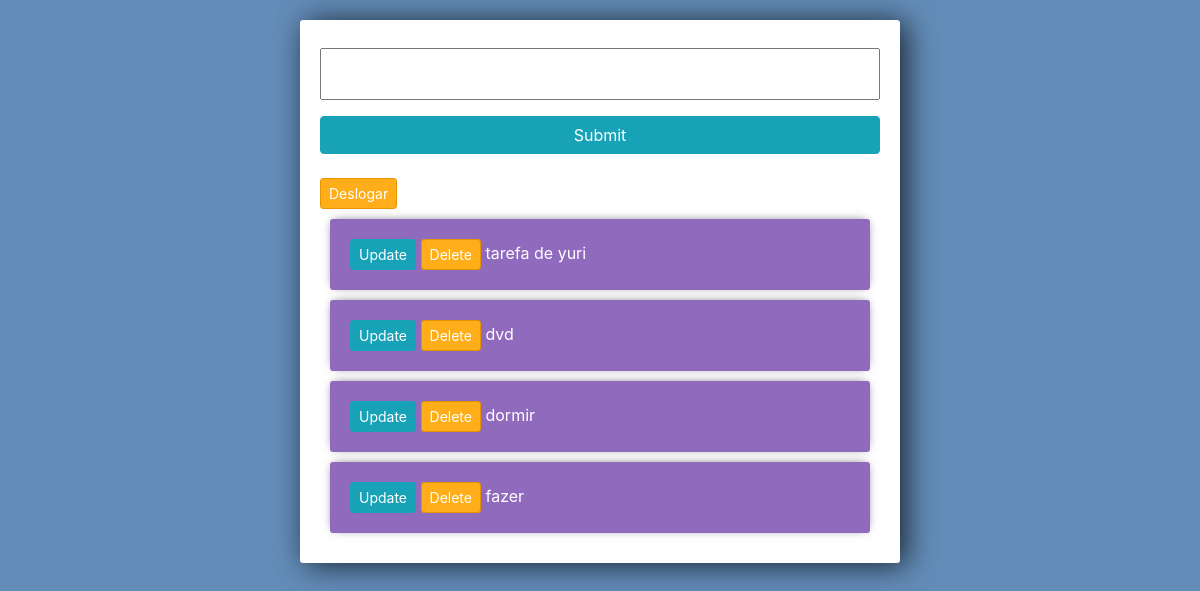
The app's page / (signed in), older data.
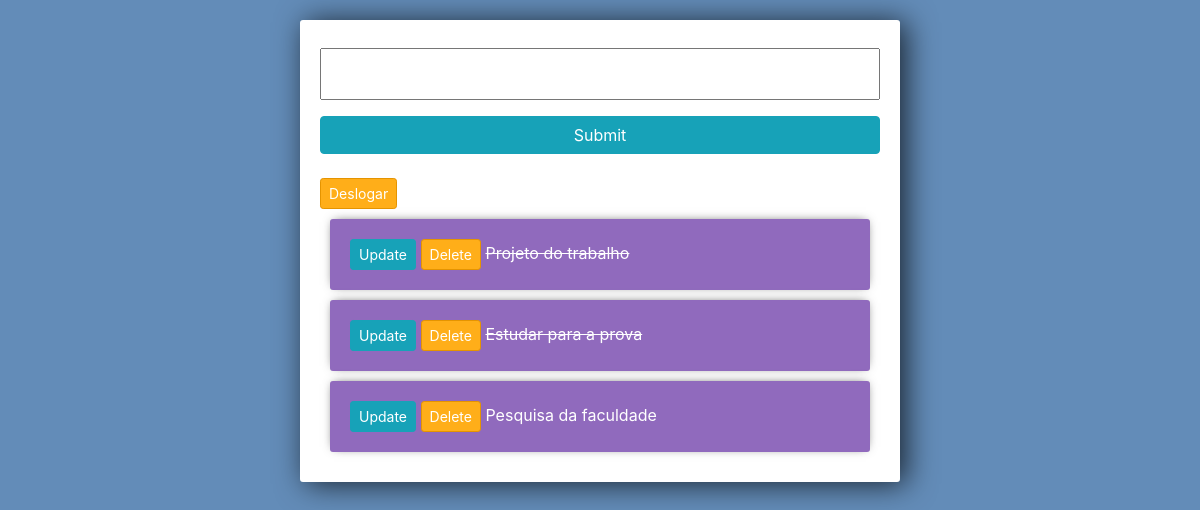
The same page, newer data.
### tasks/models.py (models this page shows)
class Task(models.Model):
    title = models.CharField(max_length=200)
    complete = models.BooleanField(default=False)
    created= models.DateTimeField(auto_now_add=True)
    creator = models.ForeignKey(USER, on_delete=models.CASCADE, null=True, blank=True)
    def __str__(self) -> str:
      return self.title

### tasks/views.py (the view, shortened to what this page needs)
# urls.py: path('', views.index, name="list"),
@login_required
def index (request):
    tasks = Task.objects.filter(creator=request.user)
    form =Taskform()
    context = {'tasks':tasks, 'form':form}
    return render(request, 'tasks/list.html', context)

### tasks/forms.py
class Taskform(forms.ModelForm):
    class Meta:
        model = Task
        fields = ['title', 'complete',]
    def __init__(self,*args,**kwargs) -> None:
        super().__init__(*args,**kwargs)
        self.fields['title'].label='title'

### tasks/templates/tasks/list.html (shortened to what this page needs)
{% load static %}
<link rel="stylesheet" href="https://stackpath.bootstrapcdn.com/bootstrap/4.3.1/css/bootstrap.min.css">
<link rel="stylesheet" href="{% static 'index.css' %}">
<div class="center-column">
<form method="POST" action="/">
    {{form.title}}
    <input class="btn btn-info" type="submit" name="create task">
</form>
<a class="btn btn-sm btn-danger" href="{% url 'logout' %}  ">  Deslogar</a>
 {% for task in tasks %}
    <div class="item-row">
        <a class="btn btn-sm btn-info" href="{% url 'update_task' task.id %}  ">  Update </a>
        <a class="btn btn-sm btn-danger" href="{% url 'delete' task.id %}">  Delete</a>
        {% if task.complete == True %}
        <strike>{{task}}</strike>
        {% else %}
        <span>{{task}}</span>
        {% endif %}
    </div>
{% endfor %}

### templates/static/index.css (style rules this page uses)
input { width: 100%; padding: 12px 20px; margin: 8px 0; box-sizing: border-box; }
input::placeholder { color: #d3d3d3; }
.center-column { width:600px; margin: 20px auto; padding:20px; background-color: #fff; border-radius: 3px; box-shadow: 6px 2px 30px 0px rgba(0,0,0,0.75); }
.item-row { background-color: #906abd; margin: 10px; padding: 20px; border-radius: 3px; color: #fff; font-size: 16px; box-shadow: 0px -1px 10px -4px rgba(0,0,0,0.75); }
.btn-danger { background-color: #ffae19; border-color: #e59400; }

Row changes from the older to the newer data that the page shows:
removed Task: title "tarefa de yuri"
removed Task: title "dvd"
removed Task: title "dormir"
removed Task: title "fazer"
added Task: title "Projeto do trabalho"
added Task: title "Estudar para a prova"
added Task: title "Pesquisa da faculdade"
